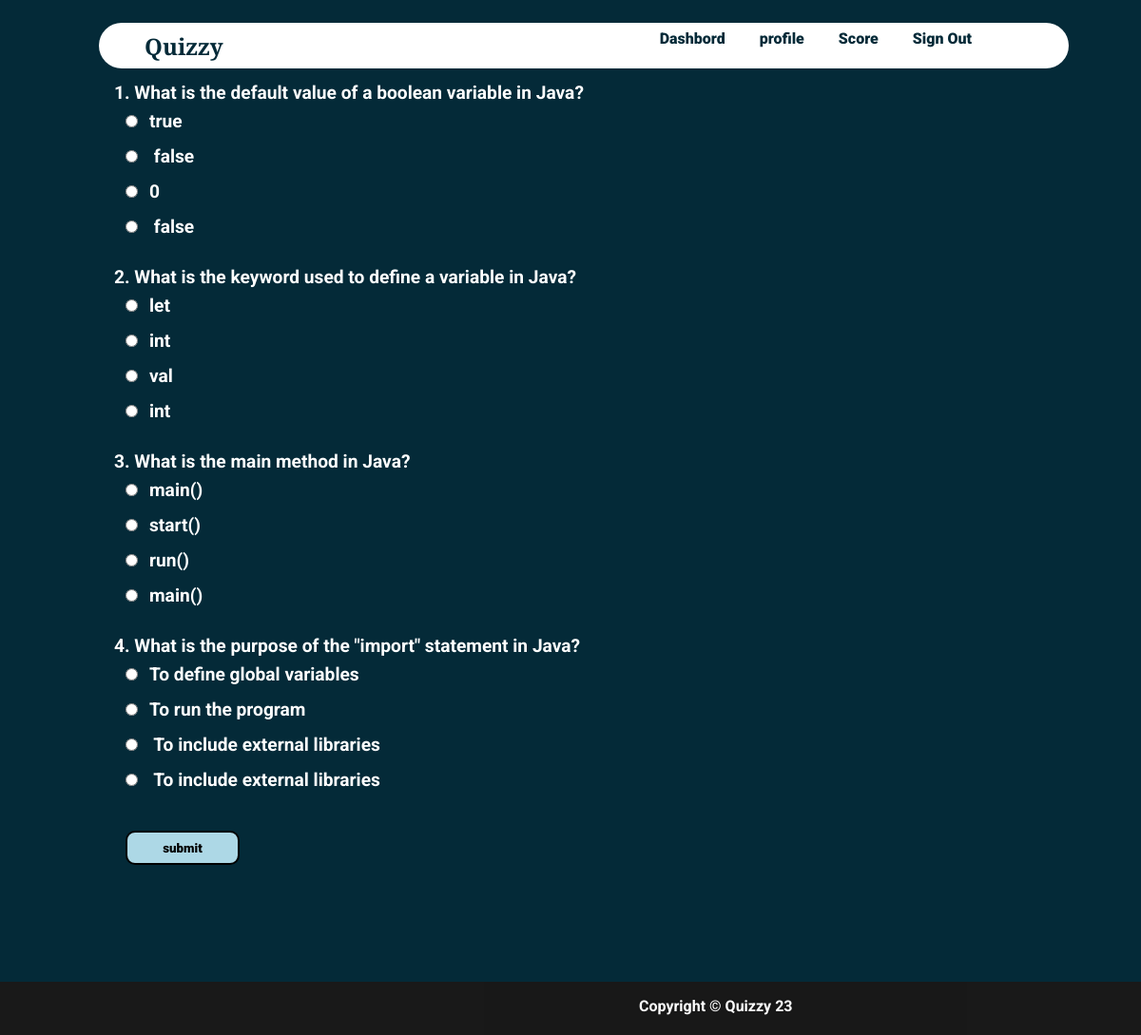
Page /takeq.php?qid=8 (signed in) on the committed database.
### tables this page shows
CREATE TABLE IF NOT EXISTS `questions` (
  `qs` varchar(200) NOT NULL,
  `op1` varchar(30) NOT NULL,
  `op2` varchar(30) NOT NULL,
  `op3` varchar(30) NOT NULL,
  `answer` varchar(30) NOT NULL,
  `quizid` int NOT NULL,
  UNIQUE KEY `qs` (`qs`),
  KEY `quizid` (`quizid`),
  KEY `quizid_2` (`quizid`),
  KEY `quizid_3` (`quizid`)
);

### takeq.php (the view, shortened to what this page needs)
<html>
<head>
</head>
<?php
require_once 'sql.php';
                $conn = mysqli_connect($servername, $username, $password, $dbname);if (!$conn) {
    echo "<script>alert(\"Database error retry after some time !\")</script>";
}
?>
<body style="margin: 0 !important;height:auto;font-weight: bolder !important;font-family: 'Roboto', sans-serif;color: #fff">
    <div style="background-color: #042A38;height: auto;">
    <div class="navbar" style="display: grid;width: 85%;height:3rem;color:#042A38;position:fixed;border-radius:10rem;margin-top:1.5rem;margin-left:6.5rem;font-weight:bolder;">
    <section style="margin-left: 3rem;height:3rem;display:grid;padding-top: 8px;padding-bottom: 3px; font-size: 1.5rem;font-family: 'Libre Baskerville', serif;">Quizzy</section>
    <ul style="display: inline-flex;padding: 0 !important;margin-top: 0;float: right;right: 10rem;top:0.8rem;position: fixed;width: 50vw;">
                <li onclick="dash()">Dashbord</li>
                <li onclick="prof()">profile</li>
                <li onclick="score()">Score</li>
                <li onclick="lo()">Sign Out</li>
            </ul>
        </div><br><br>
        <section style="margin-top: 4vw;width:80vw;margin-left:10vw;margin-right:10vw;font-size:1.2rem;">
        <?php
        if(isset($_GET["qid"])){
        $qid=$_GET["qid"];
            $sql ="select * from questions where quizid='{$qid}'";
            $res=mysqli_query($conn,$sql);
            if($res)
            {
                if(mysqli_num_rows($res)==0)
                {
                    echo "No questions found under this quiz please come later";
                }else{
                $i=1;
                $j=0;
                echo "<form method=\"POST\">";
                while ($row = mysqli_fetch_assoc($res)) {
                    echo $i.". ".$row["qs"]."<br>";
                    echo "<input type=\"radio\" value=\"".$j."\" name=\"ans".$i.$j."\">".$row["op1"]."<br>";
                    echo "<input type=\"radio\" value=\"".($j+1)."\" name=\"ans".$i.$j."\">".$row["op2"]."<br>";
                    echo "<input type=\"radio\" value=\"".($j+2)."\"name=\"ans".$i.$j."\">".$row["op3"]."<br>";
                    echo "<input type=\"radio\"value=\"".($j+3)."\" name=\"ans".$i.$j."\">".$row["answer"]."<br><br>";
                    $i++;
                }
                echo "<input id=\"btn\" type=\"submit\" name=\"submit\" value=\"submit\"><br><br><br>";
                echo "</form><br><br>";
            }
            }
            else
            {
                echo "error".mysqli_error($conn).".";
            }
     } ?>
        </section>
    </div>
    <footer class="footer" style= "background: black; opacity: 0.9;  font-size: 1rem; height: 3.5rem;display:flex;">
        <div class="footer_copyright" style=" text-align: center;position:absolute; margin-left:42rem; color:white;" >
             <p style="padding-top: 0.01rem;">Copyright &copy; Quizzy 23</p>
        </div>
    </footer>
</body>
</html>

### takeq.php (style rules this page uses)
li { margin: 1.5vw; font-size: 1rem !important; font-weight: 2vw !important; }
ul { list-style: none; width: auto !important; }
.navbar { background-color:#fff !important; font-size: 1.5vw; position: fixed; }
input { margin:1vw; }
#btn { height: 3vw;width: 10vw;font-family: 'Roboto', sans-serif;font-weight:bolder;border-radius: 10px;border: 2px solid black;background-color: lightblue; }

### rows in the picture
questions: qs "What is the default value of a boolean variable in Java?", op1 "true", op2 "false", op3 "0", answer "false"
questions: qs "What is the keyword used to define a variable in Java?", op1 "let", op2 "int", op3 "val", answer "int"
questions: qs "What is the main method in Java?", op1 "main()", op2 "start()", op3 "run()", answer "main()"
questions: qs "What is the purpose of the \"import\" statement in Java?", op1 "To define global variables", op2 "To run the program", op3 "To include external libraries", answer "To include external libraries"
